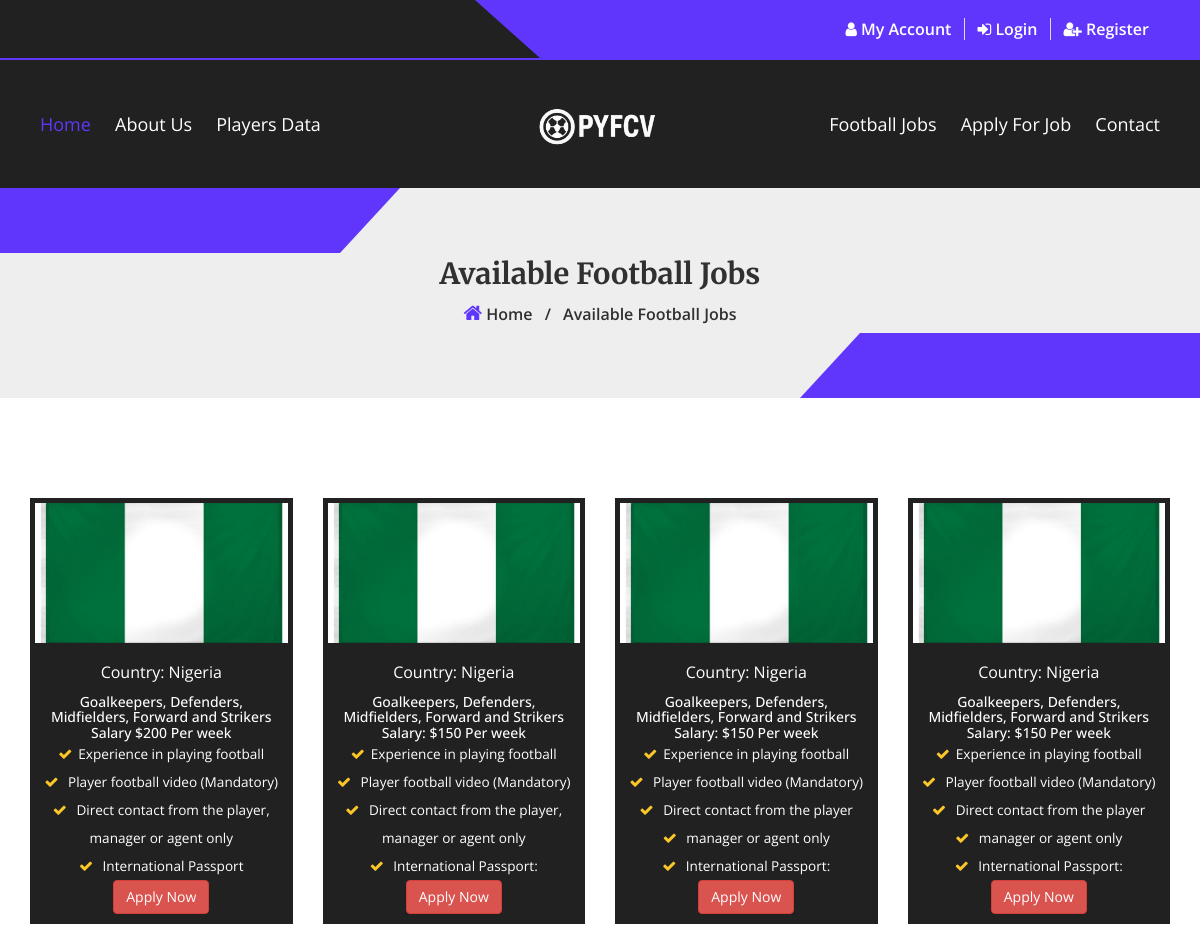
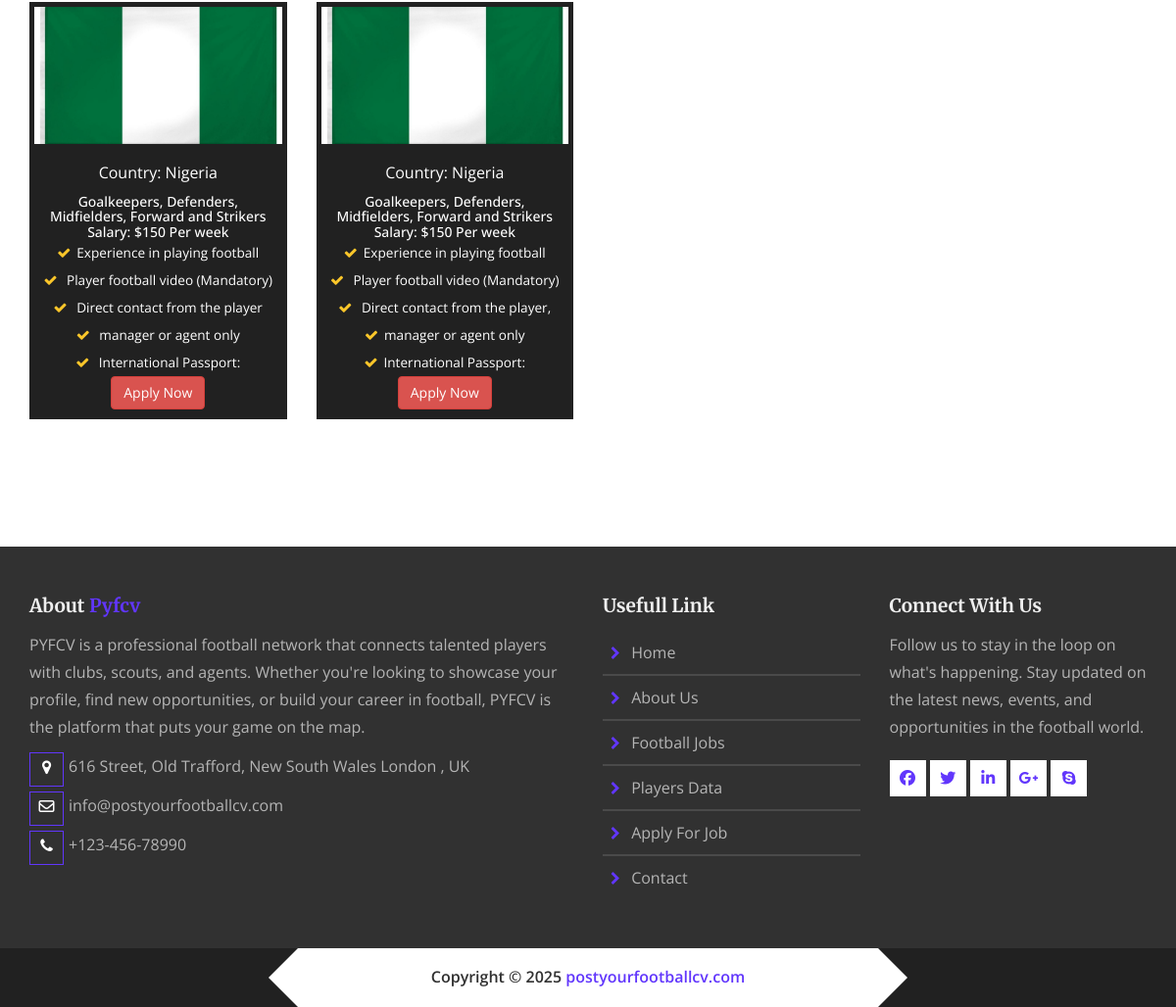
Page /accounts/football_job/ on the committed database (2 pictures, top to bottom).
### accounts/models.py (models this page shows, shortened)
class FootballJob(models.Model):
    country_name = models.CharField(max_length=100, blank=True, null=True)
    country_flag = models.ImageField(upload_to='country_flags/', blank=True, null=True)
    position_title = models.CharField(max_length=100, blank=True, null=True)
    requirement_description = models.TextField(blank=True, null=True)
    salary_offer = models.CharField(max_length=100, blank=True, null=True)
    age_range = models.CharField(max_length=50, blank=True, null=True)
    created_at = models.DateTimeField(auto_now_add=True)

### accounts/views.py (the view)
# urls.py: path('football_job/',views.football_job,name='football_job'),
def football_job(request):
    jobs = FootballJob.objects.all()
    return render(request, "home/football_jobs.html",{'jobs': jobs})

### templates/home/football_jobs.html
{% extends "../core/base/base.html" %}
{% load static %}
{% block contents %}
    <section class="kick-breadcromb-area">
        <div class="container">
            <div class="row">
                <div class="col-md-12">
                    <div class="breadcromb-box">
                        <h2>Available Football Jobs</h2>
                        <ul>
                            <li><a href="{% url 'home' %}"><i class="fa fa-home"></i> home</a></li>
                            <li>/</li>
                            <li>Available Football Jobs</li>
                        </ul>
                    </div>
                </div>
            </div>
        </div>
    </section>
    <section class="kick-top-products-page-area section_100">
        <div class="container">
            {% if jobs|length == 1 %}
                <div class="row text-center">
            {% else %}
                <div class="row">
            {% endif %}
                {% for job in jobs %}
                    <div class="col-md-3 col-sm-6 mb-4">
                        <div class="single-top-product w-100 h-100" style="min-height: 400px; display: flex; flex-direction: column;">
                            {% if job.country_flag %}
                                <div class="product-image">
                                    <a href="#">
                                        <img src="{{ job.country_flag.url }}" alt="{{ job.country_name }} flag" style="height: 150px; width: 100%; object-fit: cover;" />
                                    </a>
                                </div>
                            {% endif %}
                            <div class="product-text flex-grow-1 d-flex flex-column justify-content-between p-3" style="flex: 1 1 auto; overflow: auto;">
                                <div>
                                    <p style="margin-bottom:8px;">Country: {{ job.country_name|default:"___" }}</p>
                                    <h5 class="mb-2">
                                        <a href="#" class="text-dark">{{ job.position_title }}</a>
                                    </h5>
                                    {% if job.salary_offer %}
                                        <h5 class="text-light mb-3">{{ job.salary_offer }}</h5>
                                    {% endif %}
                                    {% if job.requirement_description %}
                                        <ul class="list-unstyled small mb-3" style="margin:0; padding:0;">
                                            {% for req in job.requirement_description.splitlines %}
                                                {% if req %}
                                                    <li style="list-style:none;">
                                                        <i class="fa fa-check text-success" style="margin-right:6px;"></i>{{ req }}
                                                    </li>
                                                {% endif %}
                                            {% endfor %}
                                        </ul>
                                    {% endif %}
                                </div>
                                <a href="{% url 'apply_for_job' job.id %}" class="btn btn-danger mt-2">Apply Now</a>
                            </div>
                        </div>
                    </div>
                {% empty %}
                    <div class="col-12 text-center">
                        <p>No available football jobs at the moment.</p>
                    </div>
                {% endfor %}
            </div>
        </div>
    </section>
{% endblock contents %}

### templates/core/base/base.html (shortened to what this page needs)
{% load static %}
<!DOCTYPE html>
<html lang="en">
<head>
    <link rel="stylesheet" href="{% static 'assets/css/bootstrap.min.css' %}">
    <link rel="stylesheet" href="{% static 'assets/css/font-awesome.min.css' %}">
    <link rel="stylesheet" href="{% static 'assets/css/animate.min.css' %}">
    <link rel="stylesheet" href="{% static 'assets/css/owl.carousel.css' %}">
    <link rel="stylesheet" href="{% static 'assets/css/slicknav.min.css' %}">
    <link rel="stylesheet" href="{% static 'assets/css/magnific-popup.css' %}">
    <link rel="stylesheet" href="{% static 'assets/css/perfect-scrollbar.min.css' %}">
    <link rel="stylesheet" href="{% static 'assets/css/style.css' %}">
    <link rel="stylesheet" href="{% static 'assets/css/responsive.css' %}">
</head>
<body>
        {% include "../sections/navbar.html" %}
        {% block contents %}{% endblock contents %}
        {% include "../sections/footer.html" %}
</body>
</html>

### templates/core/sections/navbar.html (shortened to what this page needs)
{% load static %}
    <section class="kick-header-area">
        <div class="header-top-area">
            <div class="header-top-overlay"></div>
            <div class="container">
                <div class="row">
                    <div class="col-sm-5">
                    </div>
                    <div class="col-sm-7">
                        <div class="header-top-right">
                          {% if request.user.is_authenticated %}
                                 <a>
                                   Welcome {{ request.user.username }} ⚽
                                  </a>
                              <a href="{% url 'player_account' %}">
                                <i class="fa fa-user"></i>
                                My Account
                            </a>
                            {% else %}
                              <a href="{% url 'auth_login' %}">
                                <i class="fa fa-user"></i>
                                My Account
                            </a>
                            {% endif %}
                           {% if request.user.is_authenticated %}
                                <a href="{% url 'auth_logout' %}">
                                    <i class="fa fa-sign-in"></i>
                                    logout
                                </a>
                            {% else %}
                                <a href="{% url 'auth_login' %}">
                                    <i class="fa fa-sign-in"></i>
                                    login
                                </a>
                                <a href="{% url 'auth_signup' %}">
                                    <i class="fa fa-user-plus"></i>
                                    register
                                </a>
                            {% endif %}
                        </div>
                    </div>
                </div>
            </div>
        </div>
        <div class="header-mainmenu-area">
            <div class="container">
                <div class="kick-desktop-menu">
                    <div class="row">
                        <div class="col-md-12">
                            <div class="mainmenu-left pull-left">
                                <nav>
                                    <ul id="navigation_menu">
                                        <li class="current-page-item">
                                            <a href="{% url 'home' %}">Home</a>
                                        </li>
                                        <li>
                                            <a href="{% url 'home' %}#about">about us</a>
                                        </li>
                                        <li>
                                            <a href="{% url 'players_data' %}">Players Data</a>
                                        </li>
                                    </ul>
                                </nav>
                            </div>
                            <div class="kick-site-logo">
                                <a href="{% url 'home' %}" class="kick-site-logo">
                                    <img src="{% static  'assets/img/logo.png' %}" alt="site logo" />
                                </a>
                            </div>
                            <div class="mainmenu-left second-menu">
                                <nav>
                                    <ul id="navigation_menu_2">
                                        <li>
                                            <a href="{% url 'football_job' %}">Football Jobs</a>
                                        </li>
                                        <li>
                                            <a href="{% url 'football_job' %}">Apply for Job</a>
                                        </li>
                                        <li>
                                            <a href="{% url 'contact' %}">contact</a>
                                        </li>
                                    </ul>
                                </nav>
                            </div>
                        </div>
                    </div>
                </div>
            </div>
        </div>
    </section>

### templates/core/sections/footer.html (shortened to what this page needs)
    <footer class="kick-footer-area">
        <div class="kick-top-footer-area section_50">
            <div class="container">
                <div class="row">
                    <div class="col-md-6">
                        <div class="single-footer-widget">
                            <h3>about <span>pyfcv</span></h3>
                            <p>PYFCV is a professional football network that connects talented players with clubs, scouts, and agents. Whether you're looking to showcase your profile, find new opportunities, or build your career in football, PYFCV is the platform that puts your game on the map.</p>
                             <ul class="single-footer-address">
                                <li>
                                    <div class="add-icon">
                                        <i class="fa fa-map-marker"></i>
                                    </div>
                                    <p> 616 Street, Old Trafford, New South Wales London , UK </p>
                                </li>
                                <li>
                                    <div class="add-icon">
                                        <i class="fa fa-envelope-o"></i>
                                    </div>
                                    <p><a href="#">info@postyourfootballcv.com</a></p>
                                </li>
                                <li>
                                    <div class="add-icon">
                                        <i class="fa fa-phone"></i>
                                    </div>
                                    <p><a href="#">+123-456-78990</a></p>
                                </li>
                            </ul>
                        </div>
                    </div>
                    <div class="col-md-3">
                        <div class="single-footer-widget">
                            <h3>Usefull link</h3>
                            <ul class="single-footer-link">
                                <li>
                                    <a href="{% url 'home' %}">
                                        <i class="fa fa-chevron-right"></i>
                                        home
                                    </a>
                                </li>
                                <li>
                                    <a href="{% url 'home' %}#about">
                                        <i class="fa fa-chevron-right"></i>
                                        about us
                                    </a>
                                </li>
                                <li>
                                    <a href="{% url 'football_job' %}">
                                        <i class="fa fa-chevron-right"></i>
                                        Football Jobs
                                    </a>
                                </li>
                                <li>
                                    <a href="{% url 'players_data' %}">
                                        <i class="fa fa-chevron-right"></i>
                                        Players Data
                                    </a>
                                </li>
                                <li>
                                    <a href="{% url 'football_job' %}">
                                        <i class="fa fa-chevron-right"></i>
                                        Apply for Job
                                    </a>
                                </li>
                                <li>
                                    <a href="{% url 'contact' %}">
                                        <i class="fa fa-chevron-right"></i>
                                        Contact
                                    </a>
                                </li>
                            </ul>
                        </div>
                    </div>
                    <div class="col-md-3">
                        <div class="single-footer-widget">
                            <h3>Connect with us</h3>
                            <p>Follow us to stay in the loop on what's happening. Stay updated on the latest news, events, and opportunities in the football world.</p>
                            <ul class="single-footer-social">
                                <li>
                                    <a href="#" class="fb"><i class="fa fa-facebook"></i></a>
                                </li>
                                <li>
                                    <a href="#" class="twit"><i class="fa fa-twitter"></i></a>
                                </li>
                                <li>
                                    <a href="#" class="linkedin"><i class="fa fa-linkedin"></i></a>
                                </li>
                                <li>
                                    <a href="#" class="google"><i class="fa fa-google-plus"></i></a>
                                </li>
                                <li>
                                   <a href="#" class="skype"><i class="fa fa-skype"></i></a>
                                </li>
                            </ul>
                        </div>
                    </div>
                </div>
            </div>
        </div>
        <div class="kick-footer-bottom section_15">
            <div class="container">
                <div class="row">
                    <div class="col-md-12">
                        <div class="copyright">
                            <p class="desktop">
                                Copyright &copy; 2025 <a href="#">postyourfootballcv.com</a>
                            </p>
                        </div>
                    </div>
                </div>
            </div>
        </div>
    </footer>

### static/assets/css/responsive.css (style rules this page uses)
@media only screen and (min-width: 992px) and (max-width: 1200px) { .kick-footer-bottom::before { width: 25.33% } }
@media only screen and (min-width: 992px) and (max-width: 1200px) { .kick-footer-bottom::after { width: 25.33% } }
@media only screen and (min-width: 992px) and (max-width: 1200px) { .single-footer-social li a { width: 37px; height: 37px; line-height: 37px } }

### rows in the picture
FootballJob: country_flag (picture), country_name "Nigeria", position_title "Goalkeepers, Defenders, Midfielders, Forward and Strikers", salary_offer "Salary $200 Per week", splitlines "Experience in playing football" "Player football video (Mandatory)" "Direct contact from the player, manager or agent only" "International Passport"
FootballJob: country_flag (picture), country_name "Nigeria", position_title "Goalkeepers, Defenders, Midfielders, Forward and Strikers", salary_offer "Salary: $150 Per week", splitlines "Experience in playing football" "Player football video (Mandatory)" "Direct contact from the player, manager or agent only" "International Passport:"
FootballJob: country_flag (picture), country_name "Nigeria", position_title "Goalkeepers, Defenders, Midfielders, Forward and Strikers", salary_offer "Salary: $150 Per week", splitlines "Experience in playing football" "Player football video (Mandatory)" "Direct contact from the player" "manager or agent only" "International Passport:"
FootballJob: country_flag (picture), country_name "Nigeria", position_title "Goalkeepers, Defenders, Midfielders, Forward and Strikers", salary_offer "Salary: $150 Per week", splitlines "Experience in playing football" "Player football video (Mandatory)" "Direct contact from the player" "manager or agent only" "International Passport:"
FootballJob: country_flag (picture), country_name "Nigeria", position_title "Goalkeepers, Defenders, Midfielders, Forward and Strikers", salary_offer "Salary: $150 Per week", splitlines "Experience in playing football" "Player football video (Mandatory)" "Direct contact from the player" "manager or agent only" "International Passport:"
FootballJob: country_flag (picture), country_name "Nigeria", position_title "Goalkeepers, Defenders, Midfielders, Forward and Strikers", salary_offer "Salary: $150 Per week", splitlines "Experience in playing football" "Player football video (Mandatory)" "Direct contact from the player," "manager or agent only" "International Passport:"
